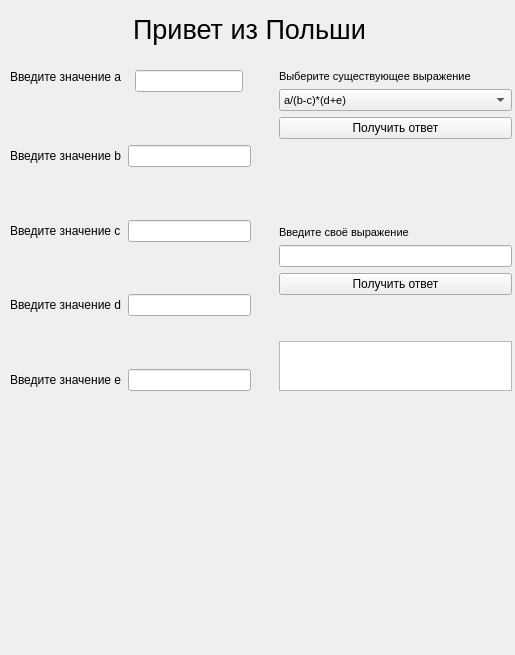
<?xml version="1.0" encoding="UTF-8"?>
<ui version="4.0">
 <class>MainWindow</class>
 <widget class="QMainWindow" name="MainWindow">
  <property name="geometry">
   <rect>
    <x>0</x>
    <y>0</y>
    <width>515</width>
    <height>655</height>
   </rect>
  </property>
  <property name="minimumSize">
   <size>
    <width>515</width>
    <height>0</height>
   </size>
  </property>
  <property name="maximumSize">
   <size>
    <width>515</width>
    <height>699999</height>
   </size>
  </property>
  <property name="windowTitle">
   <string>Psheprasham :D</string>
  </property>
  <widget class="QWidget" name="centralwidget">
   <widget class="QWidget" name="verticalLayoutWidget">
    <property name="geometry">
     <rect>
      <x>-1</x>
      <y>-1</y>
      <width>501</width>
      <height>61</height>
     </rect>
    </property>
    <layout class="QVBoxLayout" name="verticalLayout">
     <item>
      <widget class="QLabel" name="label_4">
       <property name="font">
        <font>
         <pointsize>20</pointsize>
        </font>
       </property>
       <property name="text">
        <string>Привет из Польши</string>
       </property>
       <property name="alignment">
        <set>Qt::AlignCenter</set>
       </property>
      </widget>
     </item>
    </layout>
   </widget>
   <widget class="QWidget" name="gridLayoutWidget">
    <property name="geometry">
     <rect>
      <x>10</x>
      <y>70</y>
      <width>241</width>
      <height>321</height>
     </rect>
    </property>
    <layout class="QGridLayout" name="gridLayout_2">
     <item row="3" column="0">
      <spacer name="verticalSpacer_6">
       <property name="orientation">
        <enum>Qt::Vertical</enum>
       </property>
       <property name="sizeHint" stdset="0">
        <size>
         <width>20</width>
         <height>40</height>
        </size>
       </property>
      </spacer>
     </item>
     <item row="6" column="1">
      <widget class="QLineEdit" name="lineEditD"/>
     </item>
     <item row="1" column="0">
      <spacer name="verticalSpacer_7">
       <property name="orientation">
        <enum>Qt::Vertical</enum>
       </property>
       <property name="sizeHint" stdset="0">
        <size>
         <width>20</width>
         <height>40</height>
        </size>
       </property>
      </spacer>
     </item>
     <item row="4" column="1" alignment="Qt::AlignTop">
      <widget class="QLineEdit" name="lineEditC"/>
     </item>
     <item row="8" column="0">
      <widget class="QLabel" name="label_7">
       <property name="text">
        <string>Введите значение e</string>
       </property>
      </widget>
     </item>
     <item row="7" column="0">
      <spacer name="verticalSpacer_4">
       <property name="orientation">
        <enum>Qt::Vertical</enum>
       </property>
       <property name="sizeHint" stdset="0">
        <size>
         <width>20</width>
         <height>40</height>
        </size>
       </property>
      </spacer>
     </item>
     <item row="2" column="0">
      <widget class="QLabel" name="label_3">
       <property name="text">
        <string>Введите значение b</string>
       </property>
      </widget>
     </item>
     <item row="6" column="0">
      <widget class="QLabel" name="label_6">
       <property name="text">
        <string>Введите значение d</string>
       </property>
      </widget>
     </item>
     <item row="4" column="0">
      <widget class="QLabel" name="label_5">
       <property name="text">
        <string>Введите значение c</string>
       </property>
      </widget>
     </item>
     <item row="2" column="1">
      <widget class="QLineEdit" name="lineEditB"/>
     </item>
     <item row="0" column="0" alignment="Qt::AlignTop">
      <widget class="QLabel" name="label_2">
       <property name="text">
        <string>Введите значение a</string>
       </property>
      </widget>
     </item>
     <item row="0" column="1" alignment="Qt::AlignHCenter|Qt::AlignBottom">
      <widget class="QLineEdit" name="lineEditA"/>
     </item>
     <item row="8" column="1">
      <widget class="QLineEdit" name="lineEditE"/>
     </item>
     <item row="5" column="0">
      <spacer name="verticalSpacer_5">
       <property name="orientation">
        <enum>Qt::Vertical</enum>
       </property>
       <property name="sizeHint" stdset="0">
        <size>
         <width>20</width>
         <height>40</height>
        </size>
       </property>
      </spacer>
     </item>
    </layout>
   </widget>
   <widget class="QWidget" name="verticalLayoutWidget_4">
    <property name="geometry">
     <rect>
      <x>279</x>
      <y>70</y>
      <width>233</width>
      <height>321</height>
     </rect>
    </property>
    <layout class="QVBoxLayout" name="verticalLayout_4">
     <item>
      <layout class="QVBoxLayout" name="verticalLayout_2">
       <item>
        <widget class="QLabel" name="formulaLabel">
         <property name="font">
          <font>
           <pointsize>8</pointsize>
          </font>
         </property>
         <property name="text">
          <string>Выберите существующее выражение</string>
         </property>
        </widget>
       </item>
       <item>
        <widget class="QComboBox" name="comboBox">
         <property name="font">
          <font>
           <pointsize>8</pointsize>
          </font>
         </property>
         <item>
          <property name="text">
           <string>a/(b-c)*(d+e)</string>
          </property>
         </item>
         <item>
          <property name="text">
           <string>(a+b)*(c-d)/e</string>
          </property>
         </item>
         <item>
          <property name="text">
           <string>a-(b+c*d)/e</string>
          </property>
         </item>
         <item>
          <property name="text">
           <string>a/b-((c+d)*e)</string>
          </property>
         </item>
         <item>
          <property name="text">
           <string>a*(b-c+d)/e</string>
          </property>
         </item>
         <item>
          <property name="text">
           <string>(a+b)*(c-d)/e</string>
          </property>
         </item>
         <item>
          <property name="text">
           <string>a*(b-c)/(d+e)</string>
          </property>
         </item>
         <item>
          <property name="text">
           <string>a/(b*(c+d))-e</string>
          </property>
         </item>
         <item>
          <property name="text">
           <string>(a+(b/c-d))*e</string>
          </property>
         </item>
         <item>
          <property name="text">
           <string>a*(b+c)/(d-e)</string>
          </property>
         </item>
         <item>
          <property name="text">
           <string>a-(b/c*(d+e))</string>
          </property>
         </item>
         <item>
          <property name="text">
           <string>(a-b)/(c+d)*e</string>
          </property>
         </item>
         <item>
          <property name="text">
           <string>a/(b+c-d*e)</string>
          </property>
         </item>
         <item>
          <property name="text">
           <string>a*(b-c)/(d+e)</string>
          </property>
         </item>
         <item>
          <property name="text">
           <string>(a+b*c)/(d-e)</string>
          </property>
         </item>
        </widget>
       </item>
       <item>
        <widget class="QPushButton" name="evaluate1">
         <property name="text">
          <string>Получить ответ</string>
         </property>
        </widget>
       </item>
       <item>
        <spacer name="verticalSpacer">
         <property name="orientation">
          <enum>Qt::Vertical</enum>
         </property>
         <property name="sizeHint" stdset="0">
          <size>
           <width>20</width>
           <height>40</height>
          </size>
         </property>
        </spacer>
       </item>
       <item>
        <layout class="QVBoxLayout" name="verticalLayout_3">
         <item>
          <widget class="QLabel" name="formulaLabel_2">
           <property name="font">
            <font>
             <pointsize>8</pointsize>
            </font>
           </property>
           <property name="text">
            <string>Введите своё выражение</string>
           </property>
          </widget>
         </item>
         <item>
          <widget class="QLineEdit" name="formulaEdit"/>
         </item>
         <item>
          <widget class="QPushButton" name="evaluate2">
           <property name="text">
            <string>Получить ответ</string>
           </property>
          </widget>
         </item>
         <item>
          <spacer name="verticalSpacer_3">
           <property name="orientation">
            <enum>Qt::Vertical</enum>
           </property>
           <property name="sizeHint" stdset="0">
            <size>
             <width>20</width>
             <height>40</height>
            </size>
           </property>
          </spacer>
         </item>
         <item>
          <widget class="QTextBrowser" name="textBrowser">
           <property name="minimumSize">
            <size>
             <width>0</width>
             <height>50</height>
            </size>
           </property>
           <property name="maximumSize">
            <size>
             <width>16777215</width>
             <height>50</height>
            </size>
           </property>
          </widget>
         </item>
        </layout>
       </item>
      </layout>
     </item>
    </layout>
   </widget>
   <widget class="QLabel" name="kit">
    <property name="geometry">
     <rect>
      <x>110</x>
      <y>420</y>
      <width>281</width>
      <height>211</height>
     </rect>
    </property>
    <property name="minimumSize">
     <size>
      <width>281</width>
      <height>0</height>
     </size>
    </property>
    <property name="maximumSize">
     <size>
      <width>281</width>
      <height>16777215</height>
     </size>
    </property>
    <property name="text">
     <string/>
    </property>
   </widget>
  </widget>
 </widget>
 <resources/>
 <connections/>
</ui>
